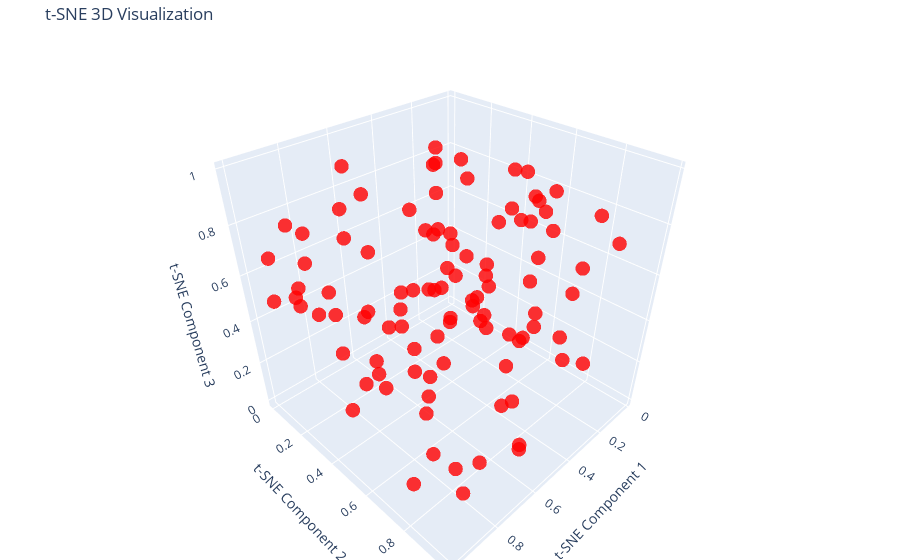

Source (notebook cell):
### Markdown cell above
usando ploty

### Code cell
import plotly.graph_objects as go


import numpy as np
np.random.seed(44)

tsne_result = np.random.rand(100, 3)  # Ejemplo con 100 puntos en 3D

# Crear la figura
fig = go.Figure(data=go.Scatter3d(
    x=tsne_result[:, 0],
    y=tsne_result[:, 1],
    z=tsne_result[:, 2],
    mode='markers',
    marker=dict(
        size=5,
        color='red',  # Color de los puntos
        opacity=0.8
    )
))

# Configurar los ejes y el título
fig.update_layout(
    title='t-SNE 3D Visualization',
    scene=dict(
        xaxis_title='t-SNE Component 1',
        yaxis_title='t-SNE Component 2',
        zaxis_title='t-SNE Component 3',
    ),
    margin=dict(l=0, r=0, b=0, t=40)
)

# Mostrar la figura
fig.show()
